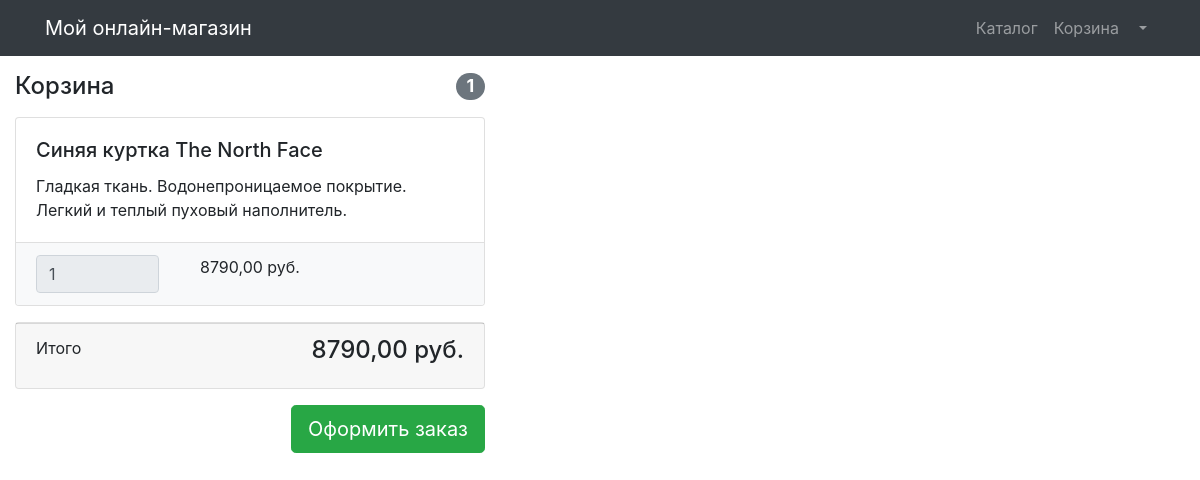
Before: /users/baskets/ (signed in) with the older database file.
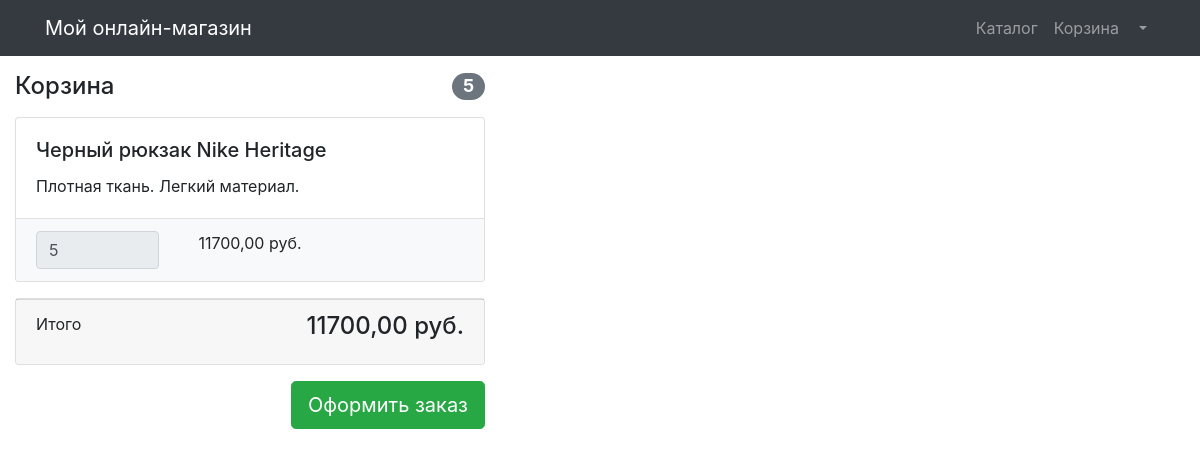
After: the same page with the newer database file.
### products/models.py (models this page shows, shortened)
class Basket(models.Model):
    user = models.ForeignKey(User, on_delete=models.CASCADE)
    product = models.ForeignKey(Product, on_delete=models.CASCADE)
    quantity = models.PositiveSmallIntegerField(default=0)
    created_timestamp = models.DateTimeField(auto_now_add=True)
    objects = BasketQuerySet.as_manager() # Добавляем в objects созданный класс-менеджер с новыми методами
    def sum(self): # Возвращает итоговую сумму конкретного продукта в корзине
        return self.product.price * self.quantity

class Product(models.Model):
    name = models.CharField(max_length=256)
    description = models.TextField()
    price = models.DecimalField(max_digits=10, decimal_places=2)
    quantity = models.PositiveIntegerField(default=0)
    image = models.ImageField(upload_to='products_images')
    category = models.ForeignKey(ProductCategory, on_delete=models.CASCADE)
    class Meta:
        verbose_name = 'product'
        verbose_name_plural = 'products'

### users/views.py (the view)
# urls.py: path('baskets/', baskets, name='baskets'),
def baskets(request):
    title = 'Корзина'
    context = {'title': title,
               'baskets': Basket.objects.filter(user=request.user)}
    return render(request, 'products/baskets.html', context)

### products/models.py (called while the page is built)
    def total_sum(self): # Возвращает итоговую сумму цен всех продуктов в корзине
        return sum(basket.sum() for basket in self)

    def total_quantity(self): # Возвращает итоговое количество продуктов в корзине
        return sum(basket.quantity for basket in self)

### templates/products/baskets.html (shortened to what this page needs)
{% extends 'products/base.html' %}
{% load static %}
{% block css %}
    <link href="{% static '/vendor/css/profile.css' %}" rel="stylesheet">
{% endblock %}
{% block content %}
    {% if baskets %}
        <div class="col-lg-5">
            <h4 class="mt-3 mb-3 d-flex justify-content-between align-items-center mb-3">
                Корзина <span class="badge badge-secondary badge-pill">{{baskets.total_quantity}}</span>
            </h4>
            {% for basket in baskets %}
            <div class="card mb-3">
                <div class="card-body">
                    <h5 class="card-title">{{basket.product.name}}</h5>
                    <p class="card-text">{{basket.product.description}}</p>
                </div>
                <ul class="list-group list-group-flush">
                    <li class="list-group-item bg-light">
                        <div class="row text-center">
                            <div class="col-lg-4">
                                <input name="basketID" type="number" class="form-control"
                                       value="{{basket.quantity}}" readonly>
                            </div>
                            <div class="col-lg-4">{{basket.sum}} руб.</div>
                            <div class="col-lg-4">
                            </div>
                        </div>
                    </li>
                </ul>
            </div>
            {% endfor %}
            <div class="card mb-3">
                <div class="card-footer">
                    <p class="float-left">Итого</p>
                    <h4 class="float-right">{{baskets.total_sum}} руб.</h4>
                </div>
            </div>
            <a class="btn btn-success btn-lg float-right" href="{% url 'users:create_order' %}">
                Оформить заказ
            </a>
        {% else %}
            <h4 class="mt-3 mb-3 text-center">
                Корзина пуста
            </h4>
        </div>
    {% endif %}
{% endblock %}

Changed rows visible on the page:
removed Basket: total_quantity "1", product.name "Синяя куртка The North Face", product.description "Гладкая ткань. Водонепроницаемое покрытие. Легкий и теплый пуховый наполнитель.", basketID "1", sum "8790,00", total_sum "8790,00"
added Basket: total_quantity "5", product.name "Черный рюкзак Nike Heritage", product.description "Плотная ткань. Легкий материал.", basketID "5", sum "11700,00", total_sum "11700,00"
